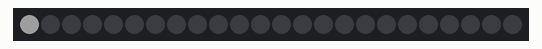
The sketch below on a simulated Arduino Uno, built with avr-gcc and run on an emulated ATmega328P. Parts: 24 RGB LEDs in strip order, left to right. Dim RGB values are drawn brighter than linear.

Above: at 0.15 s.
At 0.68 s:
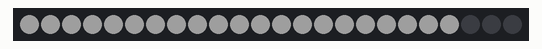
At 4.3 s:
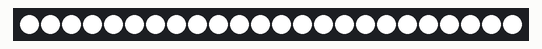
At 6.2 s:
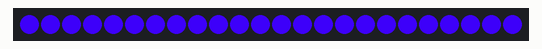
At 14.1 s:
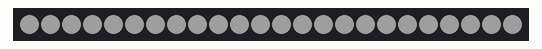

Measured:
- by itself, everything shown: repeats every 13.3 s, in 122 steps

The sketch:

RingLedMamaeTone.ino
```cpp
#include "FastLED.h"
#define NUM_LEDS 24
int fb =255;
CRGB leds[NUM_LEDS];

void setup() { FastLED.addLeds<NEOPIXEL, 8>(leds, NUM_LEDS);}
void loop() {
  ob1 (58,0, 239);
  ob2 (58,0, 239);
  ob3 (58,0, 239);
}

void ob1 (int r, int g, int b)
{
  // Leds apagados, acendem um a um na cor branca com pouco brilho e ficam 1 segundo acesos
  for (int i=0; i<NUM_LEDS;i++){
      leds[i] =  CRGB(30 ,30, 30);; FastLED.show(); delay(30);
  }
  delay(1000);

   // Leds tem o brilho intensificados e ficam no estado de brilho máximo por 1 segundo
  for (int i=30; i<fb;i++){
     for (int j=0; j<NUM_LEDS;j++){
        leds[j] =  CRGB(i ,i, i);
     }
   delay(10);
     FastLED.show();
  }
 delay(700);

  // Leds mudam para azul um a um e permnecem azuis por 1 segundos
 for (int i=0; i<NUM_LEDS;i++){
      leds[i] =  CRGB(r ,g, b);; FastLED.show(); delay(50);
  }
 delay(1000);

  // Leds mudam para branco um a um e seguem para a proxima etapa
 for (int i=0; i<NUM_LEDS;i++){
      leds[i] =  CRGB(255 ,255, 255);; FastLED.show(); delay(50);
  }

   // Leds tem intensidade reduzida até apagarem e permancem apagados por 1 segundo
  for (int i=fb; i>=0;i--){
     for (int j=0; j<NUM_LEDS;j++){
        leds[j] =  CRGB(i ,i, i);
    }
     FastLED.show();
  }

   delay(200);

     // Leds piscam por 10 vezes e apagam por 1 segundo
  for (int i=0; i<10;i++){
     for (int j=0; j<NUM_LEDS;j++){
        leds[j] =  CRGB(30 ,30, 30);
     }
     FastLED.show();
    delay(50);
       for (int j=0; j<NUM_LEDS;j++){
        leds[j] =  CRGB(0 ,0, 0);
     }
     FastLED.show();
  delay(50);

  }
   delay(1000);
  }

void ob2 (int r, int g, int b)
{
  for (int i=0; i<10;i++){
     for (int j=0; j<NUM_LEDS;j++){
        leds[j] =  CRGB(30 ,30, 30);
     }
     FastLED.show();
    delay(50);
       for (int j=0; j<NUM_LEDS;j++){
        leds[j] =  CRGB(0 ,0, 0);
     }
     FastLED.show();
  delay(50);

  }
 }

 void ob3 (int r, int g, int b)
{
  for (int i=0; i<10;i++){
     for (int j=0; j<NUM_LEDS;j++){
        leds[j] =  CRGB(30 ,30, 30);
     }
     FastLED.show();
    delay(50);
       for (int j=0; j<NUM_LEDS;j++){
        leds[j] =  CRGB(0 ,0, 0);
     }
     FastLED.show();
  delay(50);

  }
 }
```
